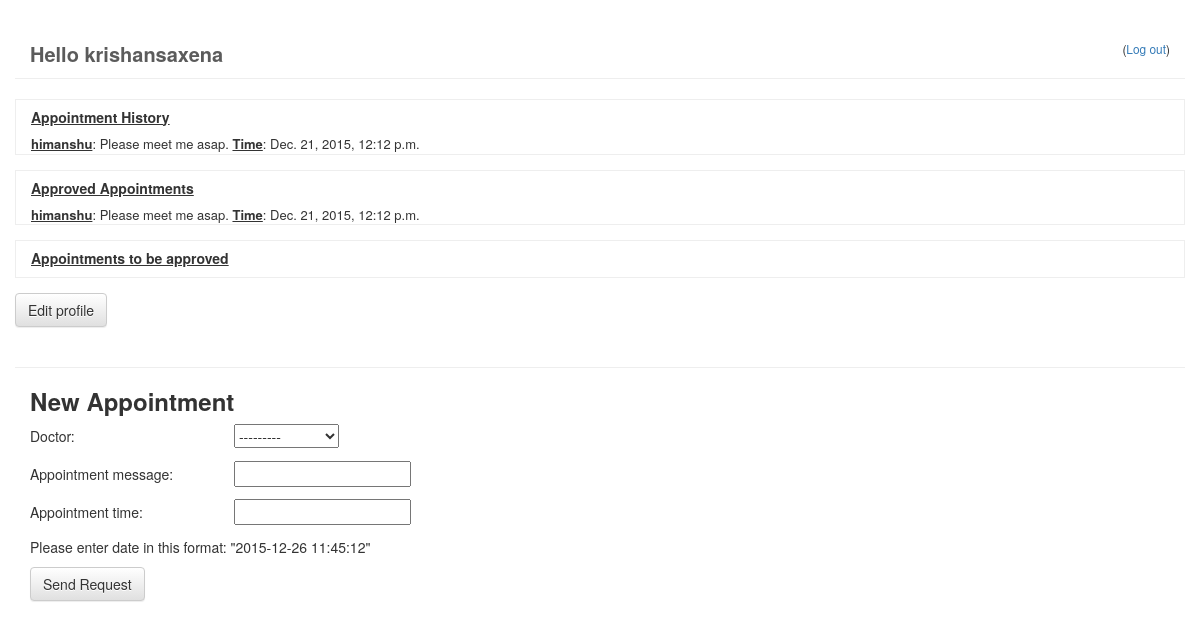
/patient/ (signed in), run on the app's committed database.
### doctor/models.py (models this page shows, shortened)
class Appointment(models.Model):
    doctor = models.ForeignKey(Doctor, related_name='doctor_dropdown')
    patient = models.ForeignKey(Account)
    appointment_message = models.CharField(max_length=500)
    appointment_time = models.DateTimeField(
            blank=True, null=True)
    approved_status = models.CharField(max_length=8, default='pending', editable=True)
    request_date = models.DateTimeField(
            blank=True, null=True)

class Doctor(models.Model):
    name = models.OneToOneField(Account)
    specialities = models.ManyToManyField(Speciality)
    def __str__(self):
        return str(self.name)

class Account(models.Model):
    user = models.OneToOneField(User)
    first_name = models.CharField(max_length=50)
    last_name = models.CharField(max_length=50)
    address = models.CharField(max_length=200)
    email = models.EmailField()
    def __str__(self):
        return self.user.username

### doctor/views.py (the view)
# urls.py: url(r'^patient/$', 'doctor.views.patient', name='patient_page'),
@login_required
def patient(request):
    user = str(request.user)
    user_object = User.objects.get(username = user)
    account_object = Account.objects.get(user = user_object)
    appointment_history = Appointment.objects.filter(patient=account_object)
    approved_appointments = Appointment.objects.filter(patient=account_object, approved_status='approved')
    fo = str(timezone.now())[:19]
    pending_appointments = Appointment.objects.filter(patient=account_object, approved_status='pending', appointment_time__gte=fo)
    if request.method == "POST":
       form = AppointmentForm(request.POST)
       if form.is_valid():
           post = form.save(commit=False)
           post.patient = account_object
           post.request_date = timezone.now()
           post.save()
           return HttpResponseRedirect('/')
    else:
        form = AppointmentForm()
    return render(request, 'patient.html', {'form': form, 'appointment_history': appointment_history, 'approved_appointments': approved_appointments,  'pending_appointments': pending_appointments})

### doctor/forms.py
class AppointmentForm(forms.ModelForm):
    appointment_time = forms.DateTimeField(input_formats=['%Y-%m-%d %H:%M:%S'])
    class Meta:
        model = Appointment
        fields = ('doctor', 'appointment_message', 'appointment_time')

### doctor/templates/patient.html (shortened to what this page needs)
{% extends 'base.html' %}
{% block content %}
<div id="patient-page" class="container-fluid">
  <div class="container appointment-history">
    <h5><b><u>Appointment History</u></b></h5>
    {% for appointment in appointment_history %}
      <div class="appointment">
        <b><u>{{ appointment.doctor }}</u></b>: {{ appointment.appointment_message }}. <b><u>Time</u></b>: {{ appointment.appointment_time }}
      </div>
    {% endfor %}
  </div>
  <div class="container approved-appointments">
    <h5><b><u>Approved Appointments</u></b></h5>
    {% for appointment in approved_appointments %}
      <div class="appointment">
        <b><u>{{ appointment.doctor }}</u></b>: {{ appointment.appointment_message }}. <b><u>Time</u></b>: {{ appointment.appointment_time }}
      </div>
    {% endfor %}
  </div>
  <div class="container approved-appointments">
    <h5><b><u>Appointments to be approved</u></b></h5>
  </div>
  <div class="container edit-profile">
    <a href="#" class="btn btn-default" role="button">Edit profile</a>
  </div>
  <div class="container new-appointment">
    <h3><b>New Appointment</b></h3>
    <form method="POST" class="appointment-form">{% csrf_token %}
        {{ form.as_p }}
        <p>Please enter date in this format: "2015-12-26 11:45:12"</p>
        <button type="submit" class="save btn btn-default">Send Request</button>
    </form>
  </div>
</div>
{% endblock %}

### doctor/templates/base.html (shortened to what this page needs)
{% load staticfiles %}
<html>
  <head>
    <link rel="stylesheet" type="text/css" href="https://maxcdn.bootstrapcdn.com/bootstrap/3.3.6/css/bootstrap.min.css">
    <link rel="stylesheet" type="text/css" href="https://maxcdn.bootstrapcdn.com/bootstrap/3.3.6/css/bootstrap-theme.min.css">
    <link rel="stylesheet" href="{% static 'css/doctor.css' %}">
  </head>
  <body>
    <div id="base-page" class="container-fluid">
      {% if user.is_authenticated %}
        <div class="container page-header">
          <div class="logged-in-user">
            <b>Hello {{ user.username }}</b>
          </div>
          <div class="log-out">
            <p class="top-menu"><small>(<a href="{% url 'django.contrib.auth.views.logout' %}">Log out</a>)</small></p>
          </div>
        </div>
      {% endif %}
      {% block content %}
      {% endblock %}
    </div>
  </body>
</html>

### doctor/static/css/doctor.css (style rules this page uses)
body { margin: 0; padding: 0; }
#base-page, #login-page, #index-page { padding: 0; }
#base-page .logged-in-user { width: 300px; float: left; font-size: 20px; color: #5B5B5B; }
#base-page .log-out { float: right; }
#patient-page .appointment-history, #patient-page .approved-appointments, #patient-page .approved-appointments, #doctor-page .requested-appointments, #doctor-page .approved-appointments, #doctor-page .feedbacks-received { border: 1px solid #eee; margin-bottom: 15px; font-size: 13px; }
#patient-page .new-appointment { margin-top: 40px; border-top: 1px solid #eee; }
#patient-page .appointment-form label { font-weight: 300; width: 200px; }
.edit-profile { padding: 0; }

### data on the page
Appointment: doctor "himanshu", appointment_message "Please meet me asap", appointment_time "Dec. 21, 2015, 12:12 p.m."

### other printed values
{{ user.username }} "krishansaxena"
